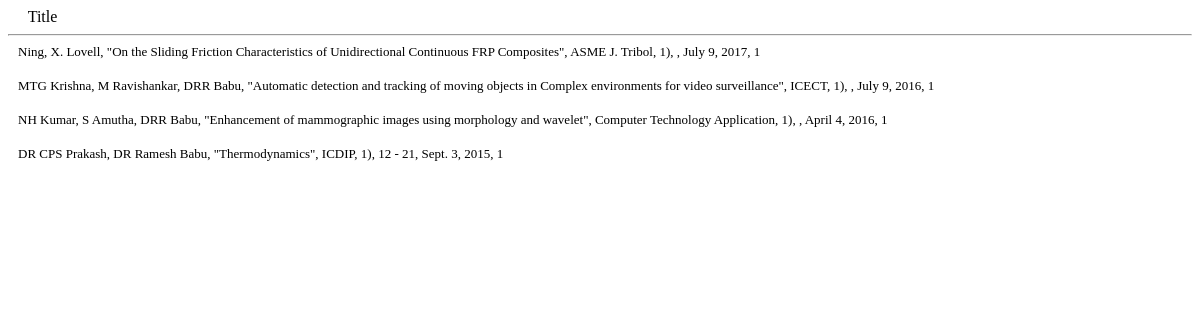
The app's page /publications/print, older data.
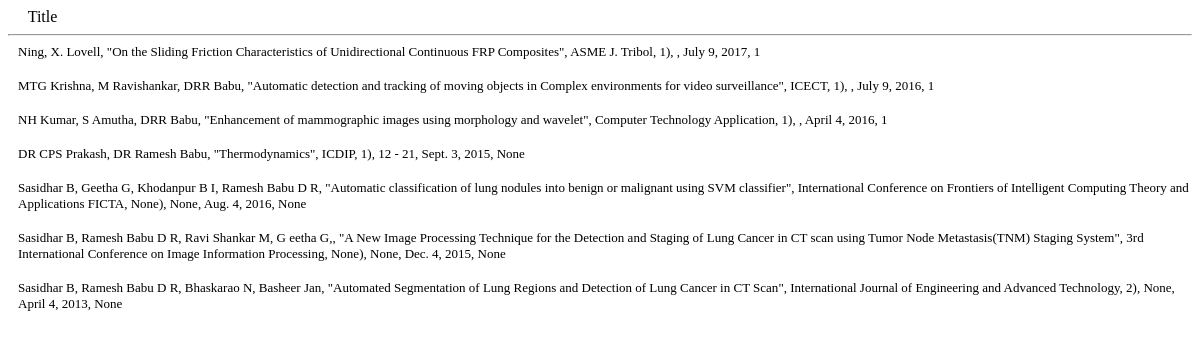
The same page, newer data.
### Publications/models.py (models this page shows, shortened)
class publication(models.Model):
    dept = models.CharField(max_length=100)
    title = models.CharField(max_length=200, unique=True)
    author = models.CharField(max_length=100)
    Journal_name = models.CharField("Journal/Conference Name",max_length=100)
    type = models.CharField(max_length=100, choices=[('conference', 'conference'), ('journal', 'journal')])
    nationality = models.CharField(max_length=100,
                                   choices=[('national', 'national'), ('international', 'international')])
    page_no = models.CharField(max_length=50, blank=True,null=True)
    volume = models.IntegerField(blank=True,null=True)
    year = models.DateField()
    impact_factor = models.CharField(max_length=200, blank=True, null=True)
    citations = models.CharField(max_length=10, blank=True, null=True)

### Publications/views.py (the view)
def print(request):
    context = {
        'all_publications': all_publications,
    }
    return render(request, 'publications/print.html', context)

### Publications/templates/publications/print.html (shortened to what this page needs)
<!DOCTYPE html>
<html lang="en">
<head>
</head>
<hr>
{% for i in all_publications %}
    <div style="margin-left: 10px; font-family: 'Arial Black'">
        <div style="font-size: 13px">
            <label> {{ i.author }}, "{{ i.title }}", {{ i.Journal_name }}, {{ i.volume }}), {{ i.page_no }}, {{ i.year }}, {{ i.citations }}</label>
        </div>
        <br>
    </div>
{% endfor %}
</body>
</html>

Row changes from the older to the newer data that the page shows:
changed publication "DR CPS Prakash, DR Ramesh Babu": citations "1" → "None"
added publication: author "Sasidhar B, Geetha G, Khodanpur B I, Ramesh Babu D R", title "Automatic classification of lung nodules into benign or malignant using SVM classifier", Journal_name "International Conference on Frontiers of Intelligent Computing Theory and Applications FICTA", volume "None", page_no "None", year "Aug. 4, 2016", citations "None"
added publication: author "Sasidhar B, Ramesh Babu D R, Ravi Shankar M, G eetha G,", title "A New Image Processing Technique for the Detection and Staging of Lung Cancer in CT scan using Tumor Node Metastasis(TNM) Staging System", Journal_name "3rd International Conference on Image Information Processing", volume "None", page_no "None", year "Dec. 4, 2015", citations "None"
added publication: author "Sasidhar B, Ramesh Babu D R, Bhaskarao N, Basheer Jan", title "Automated Segmentation of Lung Regions and Detection of Lung Cancer in CT Scan", Journal_name "International Journal of Engineering and Advanced Technology", volume "2", page_no "None", year "April 4, 2013", citations "None"
